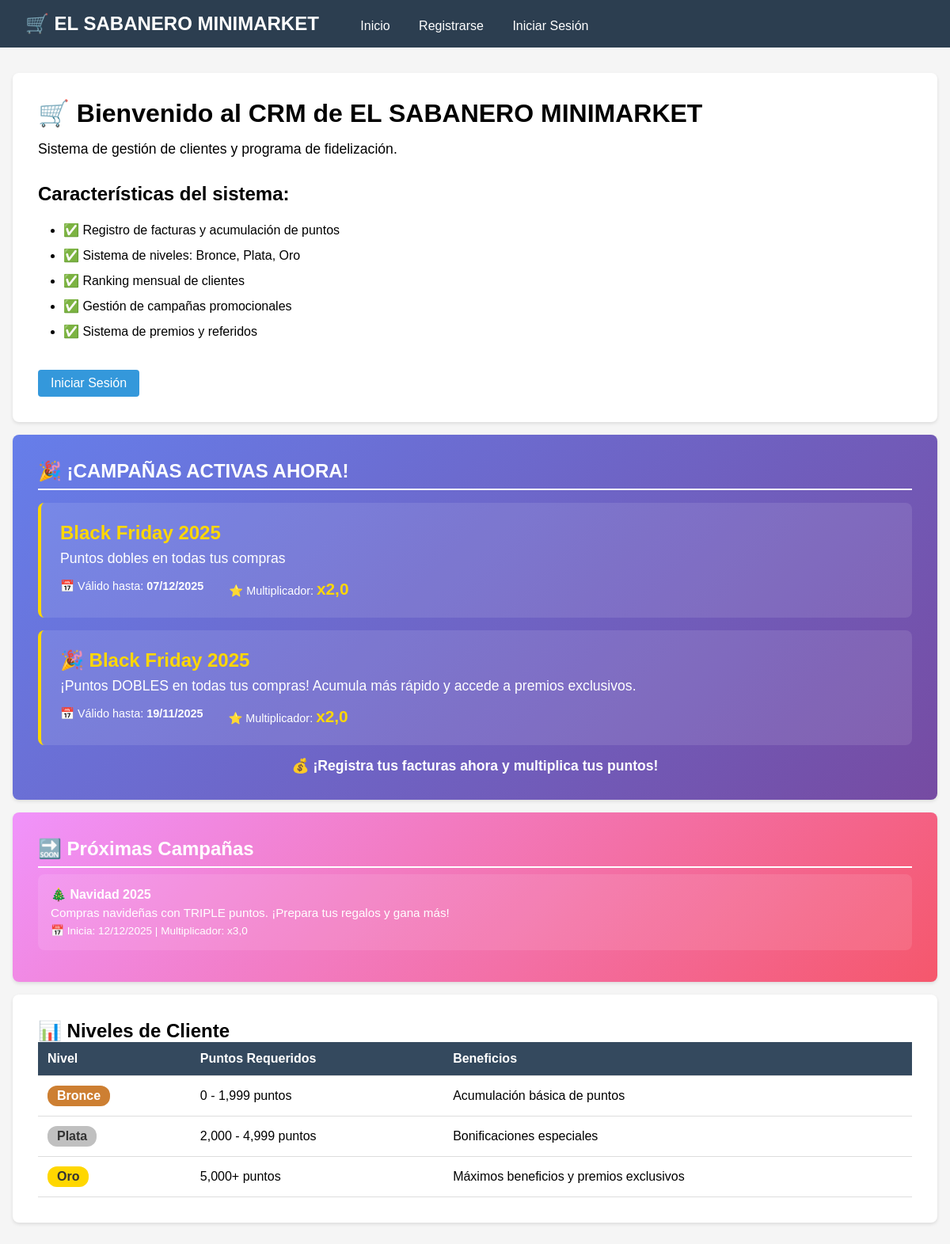
The page / on the database its author committed.
### clientes/models.py (models this page shows, shortened)
class Campana(models.Model):
    nombre = models.CharField(max_length=100)
    descripcion = models.TextField()
    fecha_inicio = models.DateField()
    fecha_fin = models.DateField()
    multiplicador_puntos = models.FloatField(default=1.0)

### clientes/views.py (the view)
# urls.py: path('', views.home, name='home'),
def home(request):
    hoy = now().date()
    campanas_activas = Campana.objects.filter(fecha_inicio__lte=hoy, fecha_fin__gte=hoy)
    proximas_campanas = Campana.objects.filter(fecha_inicio__gt=hoy).order_by('fecha_inicio')[:3]
    return render(request, 'clientes/home.html', {
        'campanas_activas': campanas_activas,
        'proximas_campanas': proximas_campanas
    })

### clientes/templates/clientes/home.html (shortened to what this page needs)
{% extends 'clientes/base.html' %}
{% block content %}
<div class="card">
    <h1>🛒 Bienvenido al CRM de EL SABANERO MINIMARKET</h1>
    <p style="margin-top: 1rem; font-size: 1.1rem;">Sistema de gestión de clientes y programa de fidelización.</p>
    {% if user.is_authenticated %}
        <div style="margin-top: 2rem;">
            <h2>¡Hola, {{ user.first_name|default:user.username }}!</h2>
            <p>Accede a tus funciones desde el menú superior.</p>
            <div style="margin-top: 1rem;">
                <a href="{% url 'clientes:ver_puntos' %}" class="btn">Ver Mis Puntos</a>
                <a href="{% url 'clientes:registrar_factura' %}" class="btn btn-success">Registrar Factura</a>
            </div>
        </div>
    {% else %}
        <div style="margin-top: 2rem;">
            <h2>Características del sistema:</h2>
            <ul style="margin: 1rem 0 1rem 2rem; line-height: 2;">
                <li>✅ Registro de facturas y acumulación de puntos</li>
                <li>✅ Sistema de niveles: Bronce, Plata, Oro</li>
                <li>✅ Ranking mensual de clientes</li>
                <li>✅ Gestión de campañas promocionales</li>
                <li>✅ Sistema de premios y referidos</li>
            </ul>
            <a href="{% url 'admin:login' %}" class="btn" style="margin-top: 1rem;">Iniciar Sesión</a>
        </div>
    {% endif %}
</div>
{% if campanas_activas %}
<div class="card" style="background: linear-gradient(135deg, #667eea 0%, #764ba2 100%); color: white;">
    <h2 style="color: white; border-bottom: 2px solid white; padding-bottom: 0.5rem;">🎉 ¡CAMPAÑAS ACTIVAS AHORA!</h2>
    {% for campana in campanas_activas %}
    <div style="background: rgba(255,255,255,0.1); padding: 1.5rem; margin: 1rem 0; border-radius: 8px; border-left: 4px solid #ffd700;">
        <h3 style="color: #ffd700; font-size: 1.5rem; margin-bottom: 0.5rem;">{{ campana.nombre }}</h3>
        <p style="font-size: 1.1rem; margin: 0.5rem 0;">{{ campana.descripcion }}</p>
        <div style="display: flex; gap: 2rem; margin-top: 1rem; font-size: 0.9rem;">
            <span>📅 Válido hasta: <strong>{{ campana.fecha_fin|date:"d/m/Y" }}</strong></span>
            <span>⭐ Multiplicador: <strong style="color: #ffd700; font-size: 1.3rem;">x{{ campana.multiplicador_puntos }}</strong></span>
        </div>
    </div>
    {% endfor %}
    <p style="margin-top: 1rem; text-align: center; font-size: 1.1rem; font-weight: bold;">
        💰 ¡Registra tus facturas ahora y multiplica tus puntos!
    </p>
</div>
{% endif %}
{% if proximas_campanas %}
<div class="card" style="background: linear-gradient(135deg, #f093fb 0%, #f5576c 100%); color: white;">
    <h2 style="color: white; border-bottom: 2px solid white; padding-bottom: 0.5rem;">🔜 Próximas Campañas</h2>
    {% for campana in proximas_campanas %}
    <div style="background: rgba(255,255,255,0.1); padding: 1rem; margin: 0.5rem 0; border-radius: 8px;">
        <h4 style="color: white; margin-bottom: 0.3rem;">{{ campana.nombre }}</h4>
        <p style="font-size: 0.95rem; margin: 0.3rem 0;">{{ campana.descripcion }}</p>
        <span style="font-size: 0.85rem;">📅 Inicia: {{ campana.fecha_inicio|date:"d/m/Y" }} | Multiplicador: x{{ campana.multiplicador_puntos }}</span>
    </div>
    {% endfor %}
</div>
{% endif %}
<div class="card">
    <h2>📊 Niveles de Cliente</h2>
    <table>
        <thead>
            <tr>
                <th>Nivel</th>
                <th>Puntos Requeridos</th>
                <th>Beneficios</th>
            </tr>
        </thead>
        <tbody>
            <tr>
                <td><span class="nivel nivel-bronce">Bronce</span></td>
                <td>0 - 1,999 puntos</td>
                <td>Acumulación básica de puntos</td>
            </tr>
            <tr>
                <td><span class="nivel nivel-plata">Plata</span></td>
                <td>2,000 - 4,999 puntos</td>
                <td>Bonificaciones especiales</td>
            </tr>
            <tr>
                <td><span class="nivel nivel-oro">Oro</span></td>
                <td>5,000+ puntos</td>
                <td>Máximos beneficios y premios exclusivos</td>
            </tr>
        </tbody>
    </table>
</div>
{% endblock %}

### clientes/templates/clientes/base.html (style rules this page uses)
* { margin: 0; padding: 0; box-sizing: border-box; }
body { font-family: Arial, sans-serif; background: #f5f5f5; }
.card { background: white; border-radius: 8px; padding: 2rem; margin: 1rem 0; box-shadow: 0 2px 4px rgba(0,0,0,0.1); }
.btn { display: inline-block; padding: 0.5rem 1rem; background: #3498db; color: white; text-decoration: none; border-radius: 4px; border: none; cursor: pointer; }
table { width: 100%; border-collapse: collapse; }
table th, table td { padding: 0.75rem; text-align: left; border-bottom: 1px solid #ddd; }
table th { background: #34495e; color: white; }
.nivel { display: inline-block; padding: 0.25rem 0.75rem; border-radius: 12px; font-weight: bold; }
.nivel-bronce { background: #cd7f32; color: white; }
.nivel-plata { background: #c0c0c0; color: #333; }
.nivel-oro { background: #ffd700; color: #333; }

### rows shown on the page
Campana: nombre "Black Friday 2025", descripcion "Puntos dobles en todas tus compras", fecha_fin "07/12/2025", multiplicador_puntos "2,0"
Campana: nombre "🎉 Black Friday 2025", descripcion "¡Puntos DOBLES en todas tus compras! Acumula más rápido y accede a premios exclusivos.", fecha_fin "19/11/2025", multiplicador_puntos "2,0"
Campana: nombre "🎄 Navidad 2025", descripcion "Compras navideñas con TRIPLE puntos. ¡Prepara tus regalos y gana más!", fecha_inicio "12/12/2025", multiplicador_puntos "3,0"
